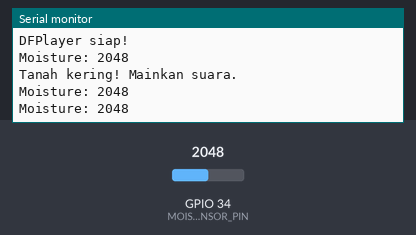
The sketch below on a simulated ESP32. On the bench: the last lines printed to the serial monitor. The test bench sets the inputs (shaded band); at power-on: GPIO 34 (MOISTURE_SENSOR_PIN) = 2048. The audio player accepts every command and is not drawn.

Above: at 1.7 s.
1.8 s: GPIO 34 (MOISTURE_SENSOR_PIN) set to 1960
At 2.5 s:
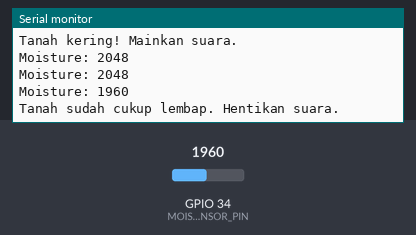
3.5 s: GPIO 34 (MOISTURE_SENSOR_PIN) set to 2040
At 4.0 s:
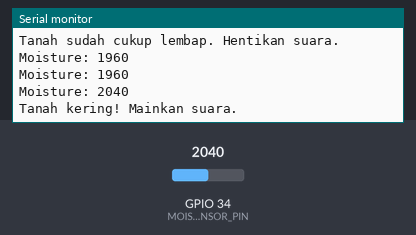
Timing chart, 0 to 6.5 s (numbered marks = the images above; inputs shaded):
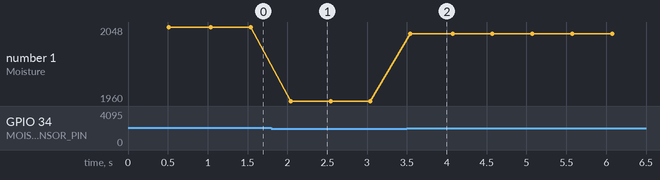

Measured:
- after the input at 1.8 s, the serial monitor: prints a new line after 0.24 s (image 1)
- after the input at 3.5 s, the serial monitor: prints a new line at once (image 2)
- plotted number 1: 2048 → 1960 after the input at 1.8 s, 1960 → 2040 after the input at 3.5 s

The sketch:

Kelembaban_Tanah.ino
```cpp
#include <DFRobotDFPlayerMini.h>

#define MOISTURE_SENSOR_PIN 34
const int DRY_THRESHOLD = 2000;

HardwareSerial dfSerial(2); // UART2 (Serial2)
DFRobotDFPlayerMini myDFPlayer;

bool isDry = false;  // Status sebelumnya

void setup() {
  Serial.begin(115200);
  dfSerial.begin(9600, SERIAL_8N1, 16, 17); // RX=16, TX=17

  Serial.println("Initializing DFPlayer...");
  if (!myDFPlayer.begin(dfSerial)) {
    Serial.println("DFPlayer tidak terdeteksi.");
    while (true); // berhenti kalau gagal
  }

  myDFPlayer.volume(25);  // atur volume 0-30
  Serial.println("DFPlayer siap!");
}

void loop() {
  int moisture = analogRead(MOISTURE_SENSOR_PIN);
  Serial.print("Moisture: ");
  Serial.println(moisture);

  if (moisture > DRY_THRESHOLD) {
    if (!isDry) {
      // Baru saja jadi kering
      Serial.println("Tanah kering! Mainkan suara.");
      myDFPlayer.play(1);
      isDry = true;
    }
  } else {
    if (isDry) {
      // Baru saja jadi basah
      Serial.println("Tanah sudah cukup lembap. Hentikan suara.");
      myDFPlayer.stop();
      isDry = false;
    }
  }
//ini delay 0,5 detik
  delay(500);
}
```
